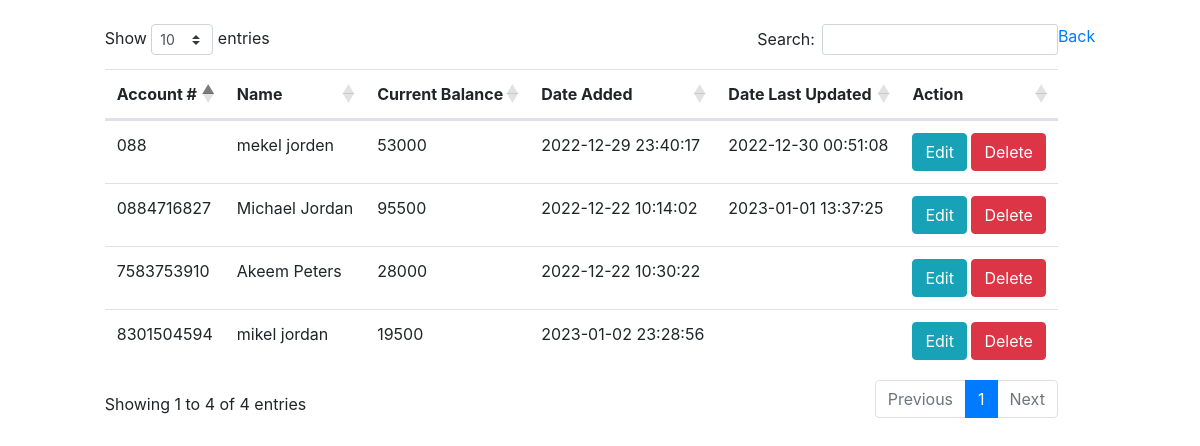
/admin/accounts/index.php, run on an earlier commit of the app's database.
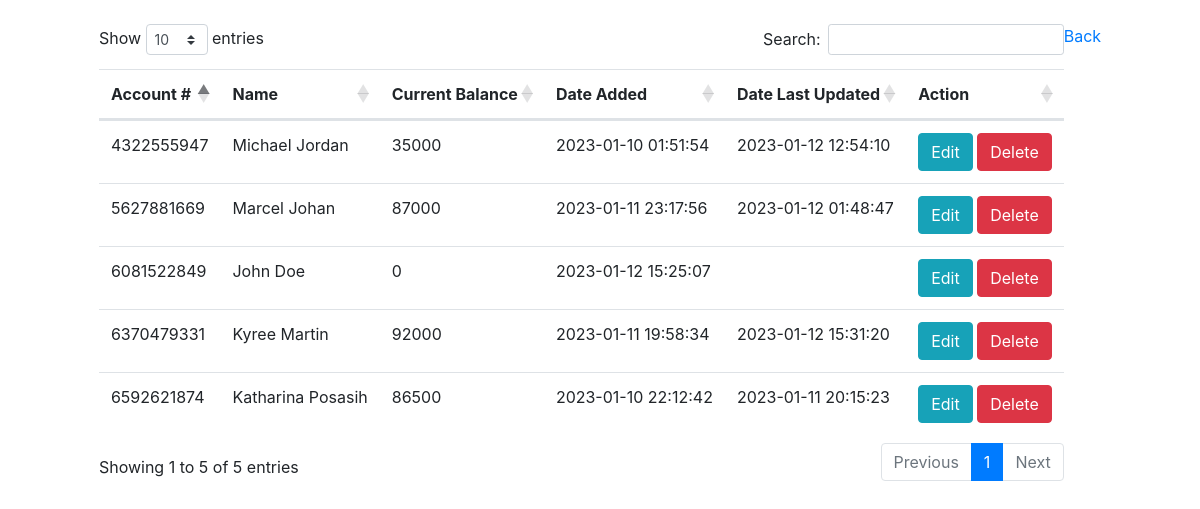
And on a later commit of the database.
### tables this page shows
CREATE TABLE `accounts` (
  `id` int(11) NOT NULL,
  `account_number` varchar(50) NOT NULL,
  `SSN` varchar(50) NOT NULL,
  `firstname` varchar(50) NOT NULL,
  `lastname` varchar(50) NOT NULL,
  `address` text NOT NULL,
  `city` varchar(50) NOT NULL,
  `country` varchar(50) NOT NULL,
  `TEL` varchar(50) NOT NULL,
  `email` text NOT NULL,
  `password` text NOT NULL,
  `balance` float NOT NULL DEFAULT 0,
  `date_created` datetime NOT NULL DEFAULT current_timestamp(),
  `date_updated` datetime DEFAULT NULL
);

### admin/accounts/index.php (the view, shortened to what this page needs)
<!DOCTYPE html>
<html>
    <head>
    <link rel="stylesheet" type="text/css" href="https://cdnjs.cloudflare.com/ajax/libs/twitter-bootstrap/4.6.0/css/bootstrap.min.css"/>
        <link rel="stylesheet" type="text/css" href="https://cdn.datatables.net/1.13.1/css/dataTables.bootstrap4.min.css"/>
    </head>
    <body>
        <?php require_once $_SERVER['DOCUMENT_ROOT'] . '/process.php'; ?>
        <?php
            $mysqli = new mysqli('127.0.0.1', 'root', '1234', 'banking')
                or die(mysqli_error($mysqli));
            $query = $mysqli->query("SELECT * FROM accounts");
        ?>
        <div class="container" style="padding: 1.5em 2em;">
            <div class="row justify-content-center">
                <table class="table">
                    <thead>
                        <tr>
                            <th>Account #</th>
                            <th>Name</th>
                            <th>Current Balance</th>
                            <th>Date Added</th>
                            <th>Date Last Updated</th>
                            <th>Action</th>
                        </tr>
                    </thead>
                    <?php while($row = $query->fetch_assoc()): ?>
                    <tr>
                        <td><?php echo $row['account_number']; ?></td>
                        <td><?php echo $row['firstname'] . " " . $row['lastname']; ?></td>
                        <td><?php echo $row['balance']; ?></td>
                        <td><?php echo $row['date_created']; ?></td>
                        <td><?php echo $row['date_updated']; ?></td>
                        <td>
                            <a href="./manage_accounts.php?edit=<?php echo $row['id']; ?>" class="btn btn-info">Edit</a>
                            <a href="/process.php?delete=<?php echo $row['id']; ?>" class="btn btn-danger">Delete</a>
                        </td>
                    </tr>
                    <?php endwhile; ?>
                </table>
                <a href="../home.php">Back</a>
            </div>
        </div>
    </body>
</html>

What changed in the data, as far as the page shows it:
removed accounts: account_number "0884716827", firstname "Michael", lastname "Jordan", balance "95500", date_created "2022-12-22 10:14:02", date_updated "2023-01-01 13:37:25"
removed accounts: account_number "7583753910", firstname "Akeem", lastname "Peters", balance "28000", date_created "2022-12-22 10:30:22"
removed accounts: account_number "088", firstname "mekel", lastname "jorden", balance "53000", date_created "2022-12-29 23:40:17", date_updated "2022-12-30 00:51:08"
removed accounts: account_number "8301504594", firstname "mikel", lastname "jordan", balance "19500", date_created "2023-01-02 23:28:56"
added accounts: account_number "4322555947", firstname "Michael", lastname "Jordan", balance "35000", date_created "2023-01-10 01:51:54", date_updated "2023-01-12 12:54:10"
added accounts: account_number "6592621874", firstname "Katharina", lastname "Posasih", balance "86500", date_created "2023-01-10 22:12:42", date_updated "2023-01-11 20:15:23"
added accounts: account_number "6370479331", firstname "Kyree", lastname "Martin", balance "92000", date_created "2023-01-11 19:58:34", date_updated "2023-01-12 15:31:20"
added accounts: account_number "5627881669", firstname "Marcel", lastname "Johan", balance "87000", date_created "2023-01-11 23:17:56", date_updated "2023-01-12 01:48:47"
added accounts: account_number "6081522849", firstname "John", lastname "Doe", balance "0", date_created "2023-01-12 15:25:07"
Also different on the page:
text written by a page script: "Show entries Search: Showing 1 to 4 of 4 entries Previous 1 Next" → "Show entries Search: Showing 1 to 5 of 5 entries Previous 1 Next"
